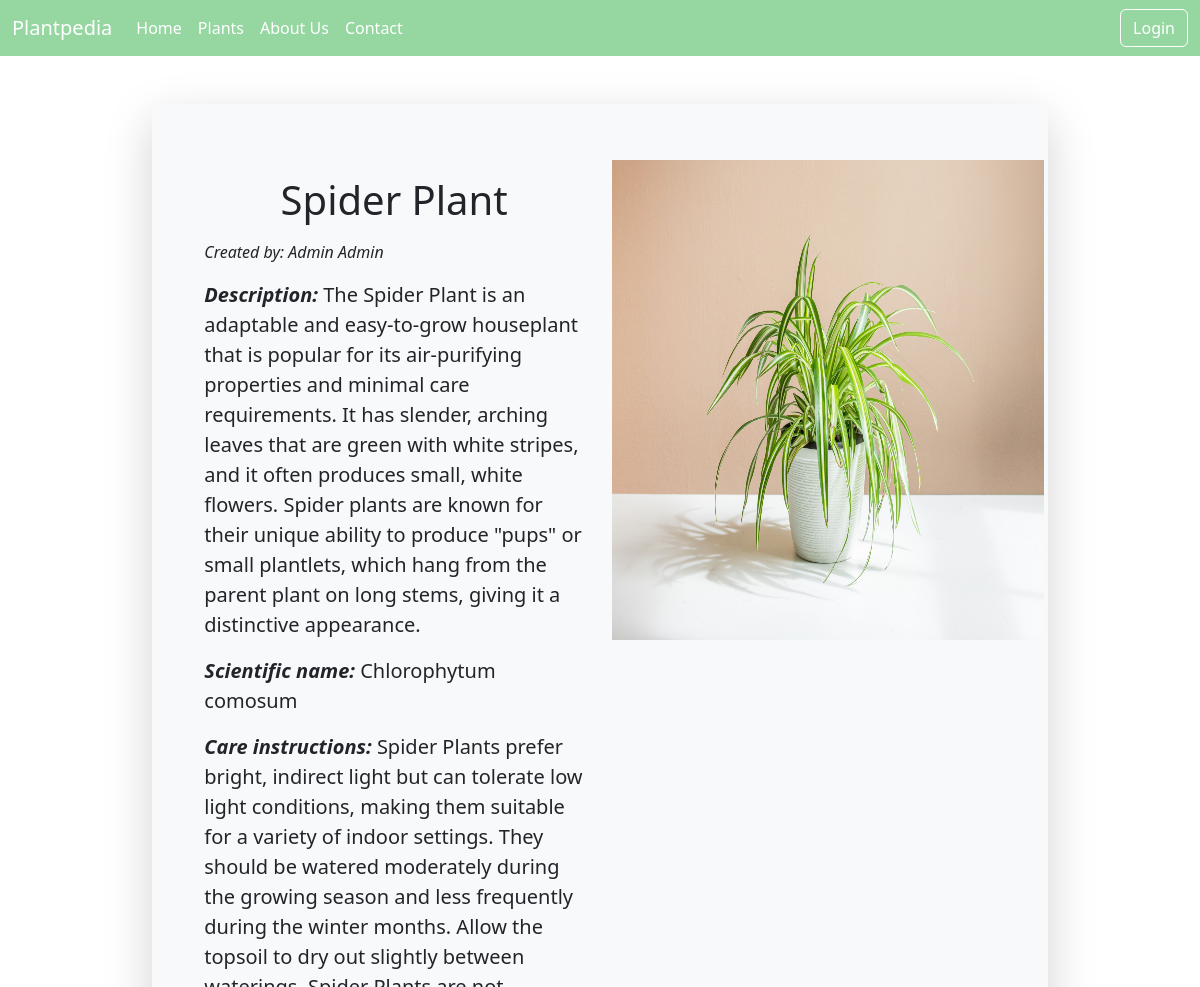
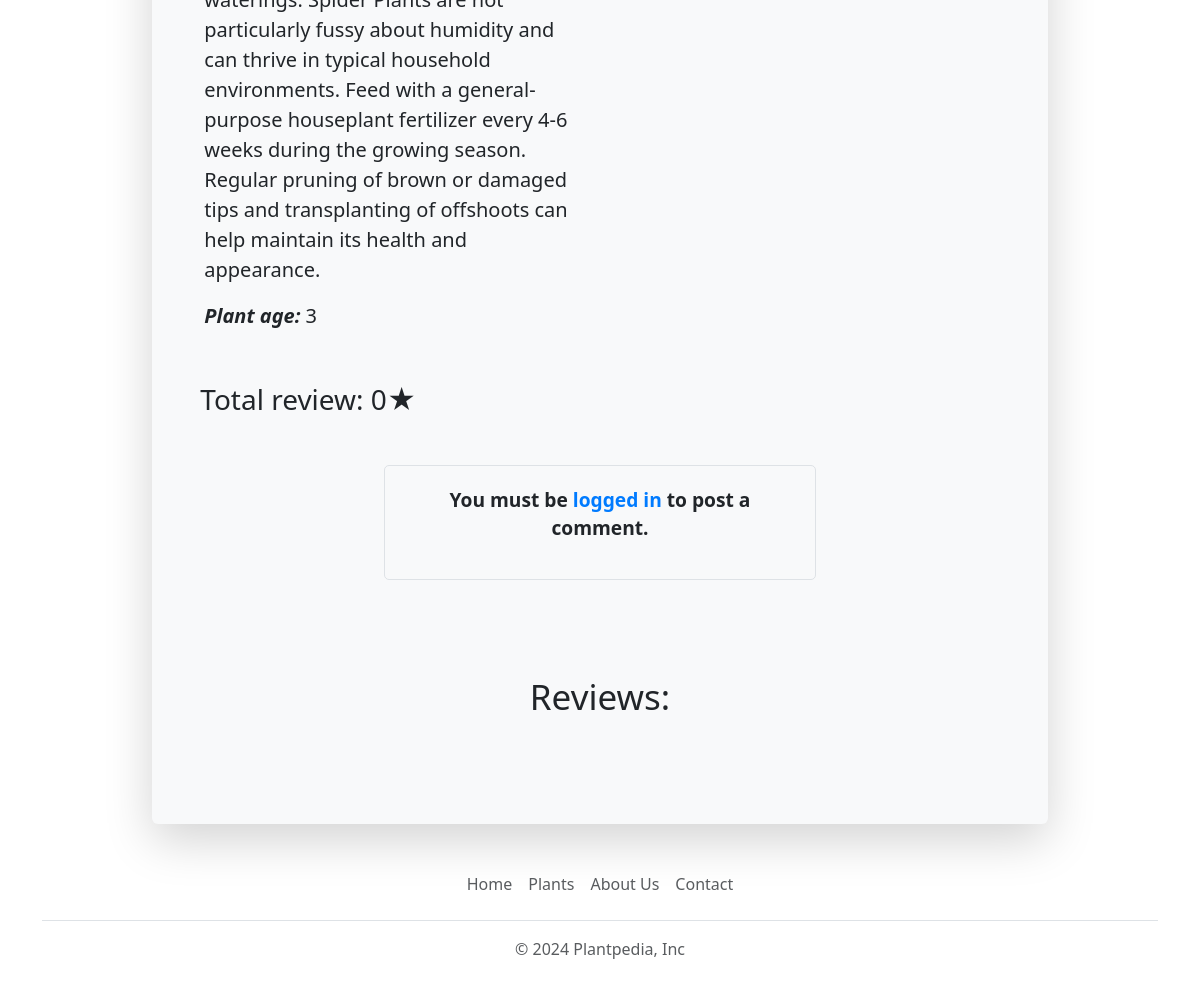
The page /plants/8/ on the database its author committed (2 pictures, top to bottom).
### plantpediaApp/models.py (models this page shows, shortened)
class Plant(models.Model):
    name = models.CharField(max_length=100)
    user = models.ForeignKey(CustomUser, on_delete=models.CASCADE)
    scientific_name = models.CharField(max_length=100)
    origin = models.CharField(max_length=100)  # go nema vo ER diagram
    age = models.IntegerField(default=0)  # go nema vo ER diagram
    description = models.TextField()
    care_instructions = models.TextField()
    image = models.ImageField(upload_to="data/")

class CustomUser(AbstractUser):
    ROLE_CHOICES = (
        ('a', 'Admin'),
        ('u', 'User')
    )
    role = models.CharField(max_length=10, choices=ROLE_CHOICES, )

### plantpediaApp/views.py (the view, shortened to what this page needs)
# urls.py: path('plants/<int:plant_id>/', details, name="details"),
def details(request, plant_id=None):
    plant = get_object_or_404(Plant, id=plant_id)
    reviews = Review.objects.filter(plant=plant).all()
    total_review = 0
    if reviews:
        total = 0
        for review in reviews:
            total += review.rating
        total_review = total / len(reviews) * 1.0
    form = ReviewForm()
    context = {
        'plant': plant,
        'reviews': reviews,
        'form': form,
        'total_review': round(total_review, 1)
    }
    return render(request, 'details.html', context=context)

### plantpediaApp/templates/details.html (shortened to what this page needs)
{% extends 'base.html' %}
{% block content %}
    <div class="container w-90 mt-5 m-auto">
        <div class="w-90 m-auto shadow-lg bg-light rounded p-5" style="width: 82%!important">
            <div class="row mt-2">
                <div class="col-md-6 p-3 ">
                    <h1 class="align-center text-center mb-3">{{ plant.name }}</h1>
                    <i><p class="fs-7">Created by: {{ plant.user.get_full_name }}</p></i>
                    <p class="fs-5"><b><i>Description:</i></b> {{ plant.description }}</p>
                    <p class="fs-5"><b><i>Scientific name:</i></b> {{ plant.scientific_name }}</p>
                    <p class="fs-5"><b><i>Care instructions:</i></b> {{ plant.care_instructions }}</p>
                    <p class="fs-5"><b><i>Plant age:</i></b> {{ plant.age }}</p>
                </div>
                <div class="col-md-6 text-center justify-content-center align-center">
                    <img style="width: 27rem; height: 30rem" class="mb-3" src="{{ MEDIA_URL }}{{ plant.image.url }}">
                </div>
            </div>
            <h3 style="padding-top: 20px">Total review: {{ total_review }}★</h3>
        <div>
            <div class="container w-75 m-auto">
                {% if user.is_authenticated %}
                    <div class="w-80 m-auto rounded">
                        <form method="POST" action="{% url 'details' plant.id %}" enctype="multipart/form-data"
                              id="comment_section">
                            {% csrf_token %}
                            {{ form }}
                            <button type="submit" class="btn btn-success">Comment</button>
                        </form>
                    </div>
                {% else %}
                    <div class="container w-75 m-auto text-center mt-5 mb-5"
                         style="padding: 20px; background-color: #f8f9fa; border-radius: 5px; border: 1px solid #dee2e6;">
                        <p style="font-size: 1.2rem; font-weight: bold;">You must be
                            <a href="{% url 'login' %}" style="color: #007bff; text-decoration: none;">logged in</a> to
                            post a comment.</p>
                    </div>
                {% endif %}
            </div>
            <h3 class="w-80 p-5" id="review_title"
                style="margin-top: 10px;margin-bottom: 10px; text-align: center; font-size: 35px">Reviews:</h3>
        </div>
        </div>
    </div>
{% endblock %}

### rows shown on the page
Plant: name "Spider Plant", user.get_full_name "Admin Admin", description "The Spider Plant is an adaptable and easy-to-grow houseplant that is popular for its air-purifying properties and minimal care requirements. It has slender, arching leaves that are green with white stripes, and it often produces small, white flowers. Spider plants are known for their unique ability to produce \"pups\" or small plantlets, which hang from the parent plant on long stems, giving it a distinctive appearance.", scientific_name "Chlorophytum comosum", care_instructions "Spider Plants prefer bright, indirect light but can tolerate low light conditions, making them suitable for a variety of indoor settings. They should be watered moderately during the growing season and less frequently during the winter months. Allow the topsoil to dry out slightly between waterings. Spider Plants are not particularly fussy about humidity and can thrive in typical household environments. Feed with a general-purpose houseplant fertilizer every 4-6 weeks during the growing season. Regular pruning of brown or damaged tips and transplanting of offshoots can help maintain its health and appearance.", age "3", image (picture)

### other values the page prints
{{ total_review }} "0"
